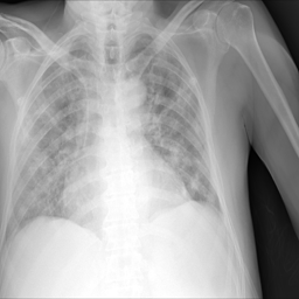
#> input picture Covid19_Python/dataset/COVID/images/COVID-1065.png, 299 x 299 px; its folder holds only this picture in this run
$ python Masked.py.py
#> lines starting #> are read from the running program, lines starting #| are printed output that depends on the picture; after the words box and inside, x2 and y2 are one past the last pixel; in counts of white or black regions, pixels touching at a corner belong together
#> in process_dataset, img is the input picture: shape (299, 299); min 0, max 255, mean 164.7
import os
import cv2
import numpy as np
from glob import glob

# ============================================================
# 1. PATHS
# ============================================================
dataset_dir = r"C:\Users\ThinkPad\Desktop\Makine\Covid19-3\dataset"
output_dir  = r"C:\Users\ThinkPad\Desktop\Makine\Covid19-3\dataset_masked"

classes = ['COVID', 'Lung_Opacity', 'Normal', 'Viral Pneumonia']

# ============================================================
# 2. CLAHE (kontrast iyileştirme - tıbbi görüntüler için kritik)
# ============================================================
def apply_clahe(img):
    clahe = cv2.createCLAHE(clipLimit=2.0, tileGridSize=(8, 8))
    return clahe.apply(img)
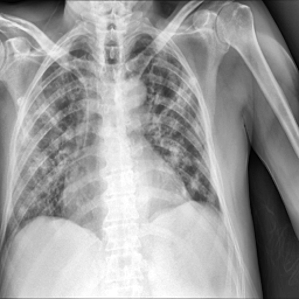
#> returned value: shape (299, 299); min 1, max 255, mean 157.4

# ============================================================
# 3. MASK CLEANING (gürültü temizleme + kenar düzeltme)
# ============================================================
def clean_mask(mask):
    # Binary
    _, mask = cv2.threshold(mask, 127, 255, cv2.THRESH_BINARY)
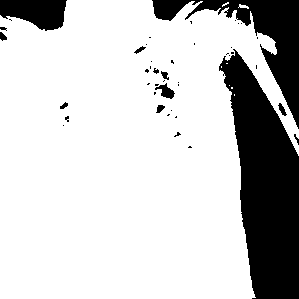
#> mask: shape (299, 299); 79.2% white; 44 black regions (32 under 20 px), largest, box (x1, y1, x2, y2) and area: (219, 49, 299, 299) 11770, (152, 0, 299, 129) 4758, (0, 0, 67, 31) 1509

    # Küçük gürültüleri temizle (opening)
    kernel = np.ones((3, 3), np.uint8)
    mask = cv2.morphologyEx(mask, cv2.MORPH_OPEN, kernel)
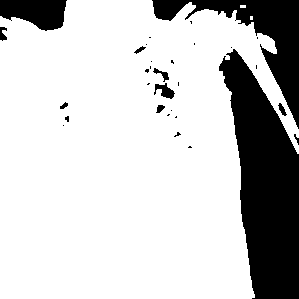
#> mask: shape (299, 299); 78.9% white; 31 black regions (20 under 20 px), largest, box (x1, y1, x2, y2) and area: (219, 49, 299, 299) 11829, (152, 0, 299, 129) 4862, (0, 0, 67, 31) 1527

    # Delikleri doldur (closing)
    mask = cv2.morphologyEx(mask, cv2.MORPH_CLOSE, kernel)
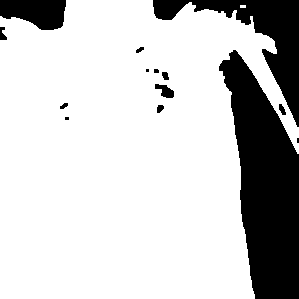
#> mask: shape (299, 299); 79.2% white; 14 black regions (4 under 20 px), largest, box (x1, y1, x2, y2) and area: (219, 50, 299, 299) 11811, (153, 0, 299, 127) 4802, (0, 0, 66, 30) 1521

    return mask

# ============================================================
# 4. ROI EXPANSION (çok önemli → context kaybını azaltır)
# ============================================================
def expand_mask(mask, iterations=1):
#> called with iterations = 1
    kernel = np.ones((3, 3), np.uint8)
    return cv2.dilate(mask, kernel, iterations=iterations)
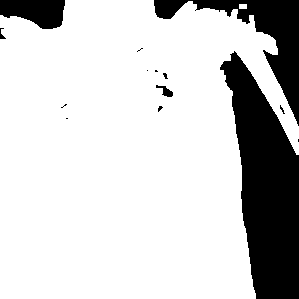
#> returned value: shape (299, 299); 80.6% white; 14 black regions (9 under 20 px), largest, box (x1, y1, x2, y2) and area: (220, 51, 299, 299) 11335, (154, 0, 299, 126) 4380, (0, 0, 65, 29) 1408, (156, 85, 173, 97) 93, (0, 28, 6, 39) 29

# ============================================================
# 5. MAIN PIPELINE
# ============================================================
def process_dataset():
    os.makedirs(output_dir, exist_ok=True)

    total = 0

    for cls in classes:
        print(f"\n[{cls}] işleniyor...")

        img_folder = os.path.join(dataset_dir, cls, 'images')
        mask_folder = os.path.join(dataset_dir, cls, 'masks')
        out_folder  = os.path.join(output_dir, cls)

        os.makedirs(out_folder, exist_ok=True)

        image_paths = glob(os.path.join(img_folder, "*.png"))

        for img_path in image_paths:
            name = os.path.basename(img_path)
            mask_path = os.path.join(mask_folder, name)

            # -------------------------
            # 1. IMAGE LOAD
            # -------------------------
            img = cv2.imread(img_path, cv2.IMREAD_GRAYSCALE)

            # contrast enhancement (çok önemli)
            img = apply_clahe(img)

            # -------------------------
            # 2. MASK PROCESS
            # -------------------------
            if os.path.exists(mask_path):
                mask = cv2.imread(mask_path, cv2.IMREAD_GRAYSCALE)

                # resize safe
                if mask.shape != img.shape:
                    mask = cv2.resize(
                        mask,
                        (img.shape[1], img.shape[0]),
                        interpolation=cv2.INTER_NEAREST
                    )

                # clean mask
                mask = clean_mask(mask)

                # expand ROI (context koruma)
                mask = expand_mask(mask, iterations=1)

                # final application
                masked = cv2.bitwise_and(img, img, mask=mask)
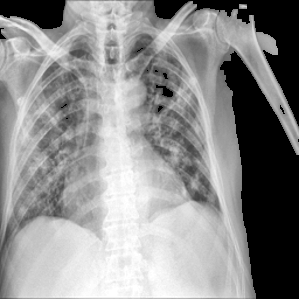
#> masked: shape (299, 299); min 0, max 255, mean 142.5

            else:
                masked = img

            # -------------------------
            # 3. SAVE (lossless)
            # -------------------------
            out_path = os.path.join(out_folder, name)
            cv2.imwrite(out_path, masked, [cv2.IMWRITE_PNG_COMPRESSION, 0])

            total += 1

            if total % 1000 == 0:
                print(f"  -> {total} image processed")

    print(f"\nDONE ✔ Total images: {total}")
    print(f"Saved to: {output_dir}")

# RUN
process_dataset()
